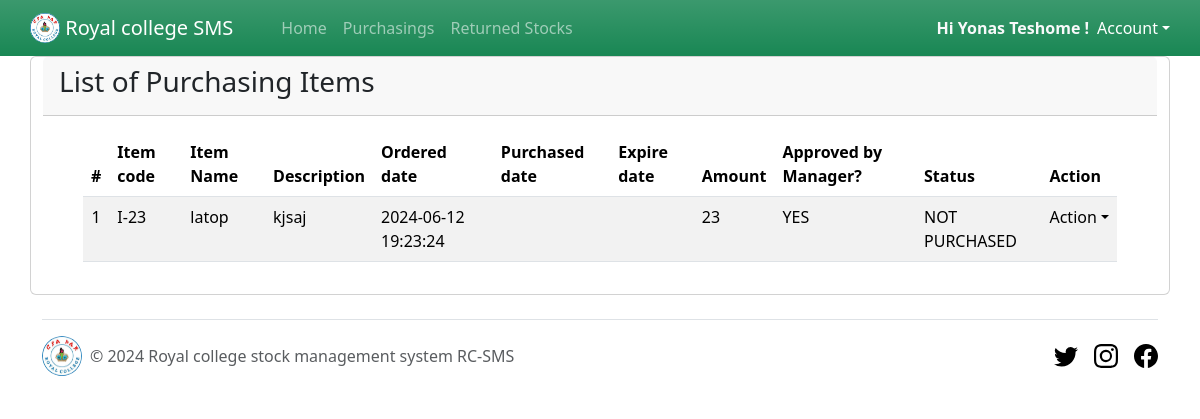
Page /purchaserPages/purPurchasing.php (signed in) on the committed database.
### tables this page shows
CREATE TABLE `purchasing` (
  `id` int(11) NOT NULL,
  `code` text NOT NULL,
  `name` text NOT NULL,
  `description` text NOT NULL,
  `issuedate` text DEFAULT NULL,
  `purdate` text DEFAULT NULL,
  `expdate` text DEFAULT NULL,
  `amount` text NOT NULL,
  `appByManager` tinyint(1) NOT NULL,
  `appByStore` tinyint(1) NOT NULL,
  `Purchased` tinyint(1) NOT NULL,
  `purchaser` int(11) DEFAULT NULL
);

### purchaserPages/purPurchasing.php (the view, shortened to what this page needs)
<?php
$id=$_SESSION['id'];
$conn = mysqli_connect('localhost','root','','rc_sms_db');
?>
<!DOCTYPE html>
<html lang="en">
<head>
     <link rel="stylesheet" href="../css/bootstrap.min.css">
</head>
<body>
    <?php @include('./header.php');?>
    <div  class="container card card-outline card-primary">
	<div style="align-content: center;" class="card-header ">
		<h3 style="align-self: center;" class="card-title">List of Purchasing Items</h3>
	</div>
	<div class="card-body">
		<div class="container-fluid">
        <div class="container-fluid">
			<table class="table table-hover table-striped">
				<thead>
					<tr>
						<th>#</th>
						<th>Item code</th>
						<th>Item Name</th>
                        <th>Description</th>
                        <th>Ordered date</th>
                        <th>Purchased date</th>
                        <th>Expire date</th>
						<th>Amount</th>
						<th>Approved by Manager?</th>
						<th>Status</th>
						<th>Action</th>
					</tr>
				</thead>
				<tbody>
					<?php
						$i = 1;
						$qry = $conn->query("SELECT * from `purchasing` where `purchaser`='$id' ");
						if($qry->num_rows > 0){
						while($row = $qry->fetch_assoc()):
					?>
						<tr>
							<td class="text-center"><?php echo $i++; ?></td>
							<td><?php echo $row['code'] ?></td>
							<td ><p class="m-0 truncate-1"><?php echo $row['name'] ?></p></td>
							<td ><p class="m-0"><?php echo $row['description'] ?></p></td>
							<td><p class="m-0"><?php echo $row['issuedate'] ?></p></td>
                            <td><p class="m-0"><?php echo $row['purdate'] ?></p></td>
                            <td><p class="m-0"><?php echo $row['expdate'] ?></p></td>
                            <td><p class="m-0"><?php echo $row['amount'] ?></p></td>
							<td><p class="m-0"><?php if( $row['appByManager']==0){echo 'NO';}else{echo 'YES';} ?></p></td>
							<td><p class="m-0"><?php if( $row['Purchased']==0){echo 'NOT PURCHASED';}else{echo 'PURCHASED';}?></p></td>
                     <td >
                     <div class="nav-item dropdown">
            <a class="nav-link dropdown-toggle" href="#" data-bs-toggle="dropdown" aria-expanded="false">Action</a>
          </div>
							</td>
						</tr>
					<?php endwhile; }
					else{
						echo '<h2>Sorry, No Available stock!<h2/>';
					}?>
				</tbody>
			</table>
		</div>
		</div>
	</div>
</div>
<?php @include('../footer.php');?>
</body>
</html>

### rows in the picture
purchasing: code "I-23", name "latop", description "kjsaj", issuedate "2024-06-12 19:23:24", amount "23", appByManager "YES", Purchased "NOT PURCHASED"

### other values in the picture
$_SESSION['fname'] "Yonas"
$_SESSION['lname'] "Teshome"
